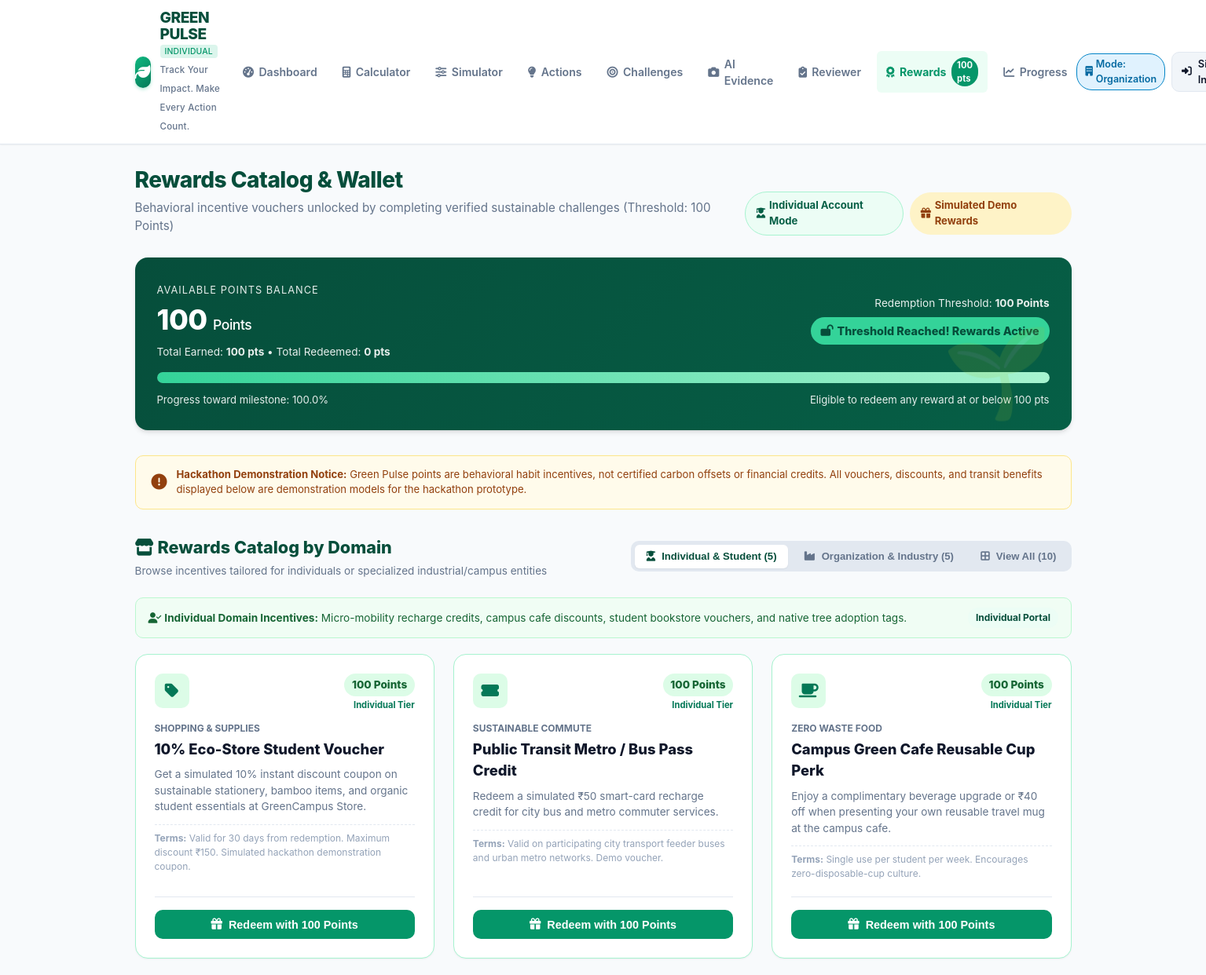
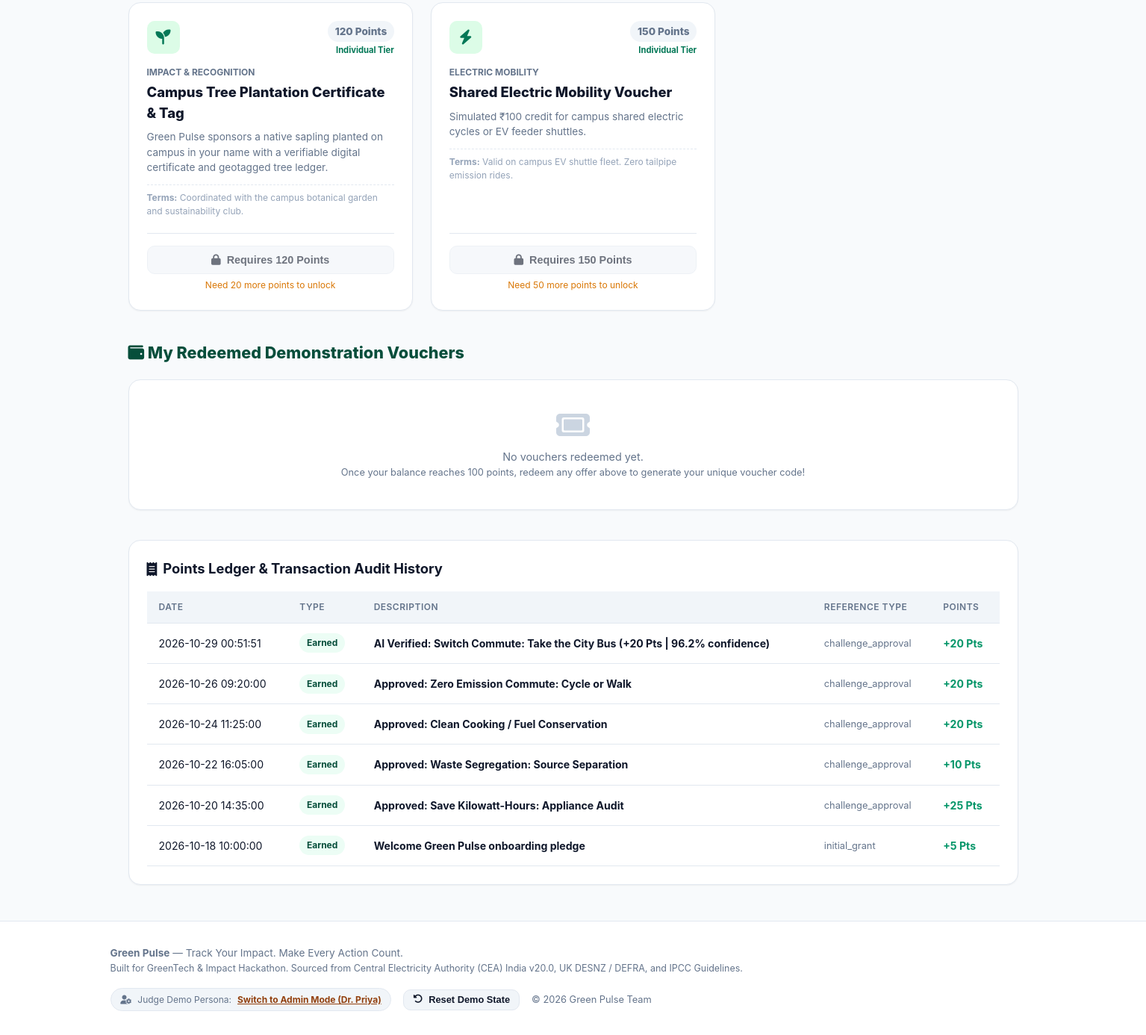
Page /rewards on the committed database (2 pictures, top to bottom).
### tables this page shows
CREATE TABLE rewards (
        id INTEGER PRIMARY KEY AUTOINCREMENT,
        title TEXT NOT NULL,
        description TEXT NOT NULL,
        category TEXT NOT NULL,
        target_audience TEXT NOT NULL DEFAULT 'individual', -- 'individual' or 'organization'
        points_cost INTEGER NOT NULL DEFAULT 100,
        voucher_prefix TEXT NOT NULL,
        terms TEXT NOT NULL,
        icon TEXT NOT NULL,
        is_active INTEGER DEFAULT 1
    );

CREATE TABLE points_transactions (
        id INTEGER PRIMARY KEY AUTOINCREMENT,
        user_id INTEGER NOT NULL,
        transaction_type TEXT NOT NULL, -- 'earned' or 'redeemed'
        points INTEGER NOT NULL,
        description TEXT NOT NULL,
        reference_id INTEGER,
        reference_type TEXT,            -- 'challenge_approval', 'reward_redemption', 'casual_habit', 'initial_grant'
        created_at TIMESTAMP DEFAULT CURRENT_TIMESTAMP,
        FOREIGN KEY (user_id) REFERENCES users (id) ON DELETE CASCADE
    );

### app.py (the view)
@app.route("/rewards")
def rewards_page():
    user_id = get_current_user_id()
    catalog_data = rewards.get_rewards_catalog(user_id)
    points_summary = rewards.get_user_points_summary(user_id)
    return render_template(
        "rewards.html",
        catalog=catalog_data["rewards"],
        all_rewards=catalog_data["all_rewards"],
        individual_rewards=catalog_data["individual_rewards"],
        organization_rewards=catalog_data["organization_rewards"],
        user_account_type=catalog_data["account_type"],
        redemptions=catalog_data["redemptions"],
        points_info=points_summary
    )

### templates/rewards.html (shortened to what this page needs)
{% extends "base.html" %}
{% block content %}
<div class="page-header">
  <div>
    <h1 class="page-title">Rewards Catalog & Wallet</h1>
    <p class="page-subtitle">Behavioral incentive vouchers unlocked by completing verified sustainable challenges (Threshold: 100 Points)</p>
  </div>
  <div style="display: flex; gap: 0.5rem; align-items: center;">
    {% if user_account_type == 'organization' %}
      <span class="badge" style="background: #eff6ff; color: #1e40af; border: 1px solid #bfdbfe; padding: 0.45rem 0.85rem; font-size: 0.82rem; font-weight: 700;">
        <i class="fa-solid fa-building"></i> Organization Account Mode
      </span>
    {% else %}
      <span class="badge" style="background: #ecfdf5; color: #065f46; border: 1px solid var(--primary-border); padding: 0.45rem 0.85rem; font-size: 0.82rem; font-weight: 700;">
        <i class="fa-solid fa-user-graduate"></i> Individual Account Mode
      </span>
    {% endif %}
    <span class="badge" style="background: #fef3c7; color: #92400e; padding: 0.45rem 0.85rem; font-size: 0.82rem;">
      <i class="fa-solid fa-gift"></i> Simulated Demo Rewards
    </span>
  </div>
</div>
<div class="points-milestone-box" style="margin-bottom: 2rem;">
  <div class="points-header">
    <div>
      <span style="text-transform: uppercase; font-size: 0.8rem; letter-spacing: 1px; opacity: 0.9;">Available Points Balance</span>
      <div class="points-badge-large">{{ points_info.balance }} <span style="font-size: 1.1rem; font-weight: 500;">Points</span></div>
      <div style="font-size: 0.85rem; opacity: 0.9; margin-top: 0.25rem;">
        Total Earned: <strong>{{ points_info.total_earned }} pts</strong> &bull; Total Redeemed: <strong>{{ points_info.total_redeemed }} pts</strong>
      </div>
    </div>
    <div style="text-align: right;">
      <div style="font-size: 0.85rem; opacity: 0.9;">Redemption Threshold: <strong>100 Points</strong></div>
      <div style="margin-top: 0.5rem;">
        {% if points_info.can_redeem %}
          <span class="badge" style="background: #34d399; color: #064e3b; font-weight: 800; font-size: 0.9rem; padding: 0.4rem 0.8rem;">
            <i class="fa-solid fa-lock-open"></i> Threshold Reached! Rewards Active
          </span>
        {% else %}
          <span class="badge" style="background: rgba(255,255,255,0.25); color: white; font-weight: 700; font-size: 0.85rem; padding: 0.4rem 0.8rem;">
            <i class="fa-solid fa-hourglass-half"></i> You need {{ points_info.points_needed }} more points
          </span>
        {% endif %}
      </div>
    </div>
  </div>
  <div class="points-progress-bar-bg">
    <div class="points-progress-bar-fill" style="width: {{ points_info.progress_percentage }}%;"></div>
  </div>
  <div style="display: flex; justify-content: space-between; font-size: 0.82rem; opacity: 0.9;">
    <span>Progress toward milestone: {{ points_info.progress_percentage }}%</span>
    {% if not points_info.can_redeem %}
      <span>Complete and get 1 more challenge approved to reach 100 pts!</span>
    {% else %}
      <span>Eligible to redeem any reward at or below {{ points_info.balance }} pts</span>
    {% endif %}
  </div>
</div>
<div style="background: #fffbeb; border: 1px solid #fde68a; border-radius: var(--radius-md); padding: 0.85rem 1.25rem; margin-bottom: 2rem; font-size: 0.82rem; color: #92400e; display: flex; align-items: center; gap: 0.75rem;">
  <i class="fa-solid fa-circle-exclamation" style="font-size: 1.25rem;"></i>
  <div>
    <strong>Hackathon Demonstration Notice:</strong> Green Pulse points are behavioral habit incentives, not certified carbon offsets or financial credits.
    All vouchers, discounts, and transit benefits displayed below are demonstration models for the hackathon prototype.
  </div>
</div>
<div style="margin-bottom: 1.5rem; display: flex; justify-content: space-between; align-items: center; flex-wrap: wrap; gap: 1rem;">
  <div>
    <h2 style="font-size: 1.35rem; font-weight: 800; color: var(--primary-dark); margin: 0;">
      <i class="fa-solid fa-store"></i> Rewards Catalog by Domain
    </h2>
    <p style="font-size: 0.85rem; color: var(--text-muted); margin: 0.25rem 0 0;">
      Browse incentives tailored for individuals or specialized industrial/campus entities
    </p>
  </div>
  <div style="display: inline-flex; background: #e2e8f0; padding: 0.3rem; border-radius: var(--radius-md); gap: 0.35rem;">
    <button type="button" id="tab-btn-user" class="btn btn-sm" onclick="showRewardTab('user')"
            style="border: none; padding: 0.45rem 0.9rem; border-radius: var(--radius-sm); font-weight: 700; font-size: 0.82rem; cursor: pointer; transition: all 0.2s; {{ 'background: white; color: var(--primary-dark); box-shadow: var(--shadow-sm);' if user_account_type != 'organization' else 'background: transparent; color: #64748b;' }}">
      <i class="fa-solid fa-user-graduate"></i> Individual & Student ({{ individual_rewards|length }})
    </button>
    <button type="button" id="tab-btn-org" class="btn btn-sm" onclick="showRewardTab('org')"
            style="border: none; padding: 0.45rem 0.9rem; border-radius: var(--radius-sm); font-weight: 700; font-size: 0.82rem; cursor: pointer; transition: all 0.2s; {{ 'background: #1e40af; color: white; box-shadow: var(--shadow-sm);' if user_account_type == 'organization' else 'background: transparent; color: #64748b;' }}">
      <i class="fa-solid fa-industry"></i> Organization & Industry ({{ organization_rewards|length }})
    </button>
    <button type="button" id="tab-btn-all" class="btn btn-sm" onclick="showRewardTab('all')"
            style="border: none; padding: 0.45rem 0.9rem; border-radius: var(--radius-sm); font-weight: 700; font-size: 0.82rem; cursor: pointer; transition: all 0.2s; background: transparent; color: #64748b;">
      <i class="fa-solid fa-border-all"></i> View All ({{ all_rewards|length }})
    </button>
  </div>
</div>
<div id="pane-user" style="{{ 'display: block;' if user_account_type != 'organization' else 'display: none;' }}">
  <div style="background: #f0fdf4; border: 1px solid #bbf7d0; border-radius: var(--radius-md); padding: 0.75rem 1rem; margin-bottom: 1.25rem; font-size: 0.85rem; color: #166534; display: flex; align-items: center; justify-content: space-between;">
    <span><i class="fa-solid fa-user-check"></i> <strong>Individual Domain Incentives:</strong> Micro-mobility recharge credits, campus cafe discounts, student bookstore vouchers, and native tree adoption tags.</span>
    <span class="badge badge-approved">Individual Portal</span>
  </div>
  <div class="grid-3" style="margin-bottom: 2.5rem;">
    {% for r in individual_rewards %}
      <div class="card" style="display: flex; flex-direction: column; justify-content: space-between; border-color: {{ '#a7f3d0' if r.is_eligible else 'var(--border-color)' }};">
        <div>
          <div style="display: flex; justify-content: space-between; align-items: flex-start; margin-bottom: 0.75rem;">
            <span style="width: 44px; height: 44px; border-radius: var(--radius-md); background: #dcfce7; color: #047857; display: flex; align-items: center; justify-content: center; font-size: 1.25rem;">
              <i class="fa-solid {{ r.icon }}"></i>
            </span>
            <div style="text-align: right;">
              <span class="badge" style="background: {{ '#dcfce7' if r.is_eligible else '#f1f5f9' }}; color: {{ '#166534' if r.is_eligible else '#64748b' }}; font-weight: 800; font-size: 0.85rem;">
                {{ r.points_cost }} Points
              </span>
              <div style="font-size: 0.7rem; color: #047857; font-weight: 700; margin-top: 0.2rem;">Individual Tier</div>
            </div>
          </div>
          <div style="font-size: 0.75rem; text-transform: uppercase; color: var(--text-muted); font-weight: 700; margin-bottom: 0.25rem;">
            {{ r.category }}
          </div>
          <h3 style="font-size: 1.15rem; font-weight: 800; color: var(--text-main); margin-bottom: 0.5rem;">
            {{ r.title }}
          </h3>
          <p style="font-size: 0.85rem; color: var(--text-muted); margin-bottom: 0.75rem; line-height: 1.5;">
            {{ r.description }}
          </p>
          <div style="font-size: 0.75rem; color: #94a3b8; border-top: 1px dashed var(--border-color); padding-top: 0.5rem; margin-top: 0.5rem;">
            <strong>Terms:</strong> {{ r.terms }}
          </div>
        </div>
        <div style="margin-top: 1.25rem; border-top: 1px solid var(--border-color); padding-top: 1rem;">
          {% if r.is_eligible %}
            <form action="{{ url_for('redeem_reward_action', reward_id=r.id) }}" method="POST" onsubmit="return confirm('Redeem {{ r.title }} for {{ r.points_cost }} points?');">
              <button type="submit" class="btn btn-primary" style="width: 100%;">
                <i class="fa-solid fa-gift"></i> Redeem with {{ r.points_cost }} Points
              </button>
            </form>
          {% else %}
            <div style="text-align: center;">
              <button class="btn btn-secondary" style="width: 100%; opacity: 0.6; cursor: not-allowed;" disabled>
                <i class="fa-solid fa-lock"></i> Requires {{ r.points_cost }} Points
              </button>
              <div style="font-size: 0.75rem; color: #d97706; margin-top: 0.35rem;">
                Need {{ r.points_short }} more points to unlock
              </div>
            </div>
          {% endif %}
        </div>
      </div>
    {% endfor %}
  </div>
</div>
<div style="margin-bottom: 2.5rem;">
  <h2 style="font-size: 1.35rem; font-weight: 800; color: var(--primary-dark); margin-bottom: 1.25rem;">
    <i class="fa-solid fa-wallet"></i> My Redeemed Demonstration Vouchers
  </h2>
  {% if redemptions %}
    <div class="grid-3">
      {% for v in redemptions %}
        <div class="voucher-card">
          <div style="display: flex; justify-content: space-between; align-items: center; margin-bottom: 0.5rem;">
            <span style="font-size: 0.75rem; text-transform: uppercase; color: var(--text-muted); font-weight: 700;">
              {{ v.category }}
            </span>
            <span class="badge badge-approved" style="font-size: 0.72rem;">
              {{ v.status | upper }}
            </span>
          </div>
          <h3 style="font-size: 1.05rem; font-weight: 800; color: var(--primary-dark); margin-bottom: 0.25rem;">
            {{ v.reward_title }}
          </h3>
          <div class="voucher-code-box">
            {{ v.voucher_code }}
          </div>
          <div style="font-size: 0.75rem; color: var(--text-muted); line-height: 1.4;">
            Redeemed on {{ v.redeemed_at }} (Cost: {{ v.points_spent }} pts)<br>
            <em>{{ v.terms }}</em>
          </div>
        </div>
      {% endfor %}
    </div>
  {% else %}
    <div class="card" style="text-align: center; color: var(--text-muted); padding: 2.5rem;">
      <i class="fa-solid fa-ticket" style="font-size: 2.5rem; color: #cbd5e1; margin-bottom: 0.75rem;"></i>
      <p style="font-size: 0.9rem;">No vouchers redeemed yet.</p>
      <p style="font-size: 0.8rem;">Once your balance reaches 100 points, redeem any offer above to generate your unique voucher code!</p>
    </div>
  {% endif %}
</div>
<div class="card">
  <h2 class="card-title">
    <i class="fa-solid fa-receipt"></i> Points Ledger & Transaction Audit History
  </h2>
  <div class="table-responsive">
    <table class="table">
      <thead>
        <tr>
          <th>Date</th>
          <th>Type</th>
          <th>Description</th>
          <th>Reference Type</th>
          <th>Points</th>
        </tr>
      </thead>
      <tbody>
        {% for tx in points_info.transactions %}
          <tr>
            <td>{{ tx.created_at }}</td>
            <td>
              <span class="badge {{ 'badge-approved' if tx.transaction_type == 'earned' else 'badge-rejected' }}">
                {{ tx.transaction_type | capitalize }}
              </span>
            </td>
            <td><strong>{{ tx.description }}</strong></td>
            <td style="font-size: 0.8rem; color: var(--text-muted);">{{ tx.reference_type }}</td>
            <td>
              {% if tx.transaction_type == 'earned' %}
                <strong style="color: #059669;">+{{ tx.points }} Pts</strong>
              {% else %}
                <strong style="color: #dc2626;">-{{ tx.points }} Pts</strong>
              {% endif %}
            </td>
          </tr>
        {% endfor %}
      </tbody>
    </table>
  </div>
</div>
{% endblock %}

### rows in the picture
rewards: points_cost "100", category "SHOPPING & SUPPLIES", title "10% Eco-Store Student Voucher", description "Get a simulated 10% instant discount coupon on sustainable stationery, bamboo items, and organic student essentials at GreenCampus Store.", terms "Valid for 30 days from redemption. Maximum discount ₹150. Simulated hackathon demonstration coupon."
rewards: points_cost "100", category "SUSTAINABLE COMMUTE", title "Public Transit Metro / Bus Pass Credit", description "Redeem a simulated ₹50 smart-card recharge credit for city bus and metro commuter services.", terms "Valid on participating city transport feeder buses and urban metro networks. Demo voucher."
rewards: points_cost "100", category "ZERO WASTE FOOD", title "Campus Green Cafe Reusable Cup Perk", description "Enjoy a complimentary beverage upgrade or ₹40 off when presenting your own reusable travel mug at the campus cafe.", terms "Single use per student per week. Encourages zero-disposable-cup culture."
rewards: points_cost "120", category "IMPACT & RECOGNITION", title "Campus Tree Plantation Certificate & Tag", description "Green Pulse sponsors a native sapling planted on campus in your name with a verifiable digital certificate and geotagged tree ledger.", terms "Coordinated with the campus botanical garden and sustainability club.", points_short "20"
rewards: points_cost "150", category "ELECTRIC MOBILITY", title "Shared Electric Mobility Voucher", description "Simulated ₹100 credit for campus shared electric cycles or EV feeder shuttles.", terms "Valid on campus EV shuttle fleet. Zero tailpipe emission rides.", points_short "50"
points_transactions: created_at "2026-10-29 00:51:51", transaction_type "Earned", description "AI Verified: Switch Commute: Take the City Bus (+20 Pts | 96.2% confidence)", reference_type "challenge_approval", points "20"
points_transactions: created_at "2026-10-26 09:20:00", transaction_type "Earned", description "Approved: Zero Emission Commute: Cycle or Walk", reference_type "challenge_approval", points "20"
points_transactions: created_at "2026-10-24 11:25:00", transaction_type "Earned", description "Approved: Clean Cooking / Fuel Conservation", reference_type "challenge_approval", points "20"
points_transactions: created_at "2026-10-22 16:05:00", transaction_type "Earned", description "Approved: Waste Segregation: Source Separation", reference_type "challenge_approval", points "10"
points_transactions: created_at "2026-10-20 14:35:00", transaction_type "Earned", description "Approved: Save Kilowatt-Hours: Appliance Audit", reference_type "challenge_approval", points "25"
points_transactions: created_at "2026-10-18 10:00:00", transaction_type "Earned", description "Welcome Green Pulse onboarding pledge", reference_type "initial_grant", points "5"

### other values in the picture
{{ 'ORGANIZATION' if active_mode == 'organization' else 'INDIVIDUAL' }} "INDIVIDUAL"
{{ points_data.balance }} "100"
{{ points_info.balance }} "100"
{{ points_info.total_earned }} "100"
{{ points_info.total_redeemed }} "0"
{{ points_info.progress_percentage }} "100.0"
{{ individual_rewards|length }} "5"
{{ organization_rewards|length }} "5"
{{ all_rewards|length }} "10"
